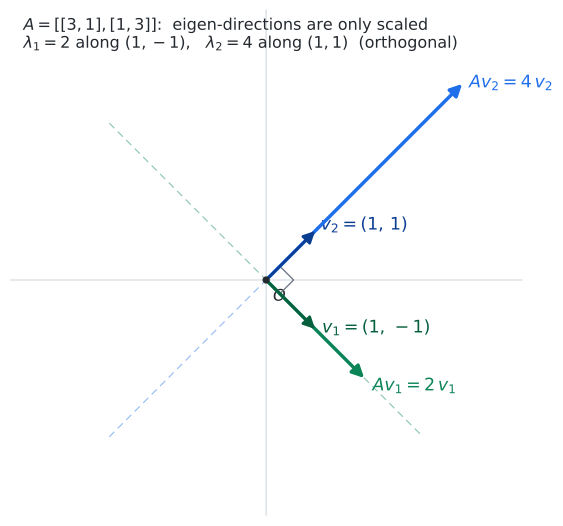

The script that saved this image:
#!/usr/bin/env python3
"""Static figure for 07강 4기 13강 — the symmetric matrix A = [[3,1],[1,3]]
acts on its two orthogonal eigenvectors by simple scaling (lecture §4).

Eigenvalues 2 and 4 with eigenvectors (1,-1) and (1,1): A only stretches
each eigen-direction by its eigenvalue, leaving the direction unchanged.
Renders next to itself as an SVG embedded by the note.

Reproduce:
  uv run --with matplotlib --with numpy python eigvec-symmetric-scaling-04-season-13-04.py
"""
from pathlib import Path
import numpy as np
import matplotlib.pyplot as plt
from matplotlib.patches import FancyArrowPatch

OUT = Path(__file__).with_suffix(".svg")

A = np.array([[3.0, 1.0], [1.0, 3.0]])

# eigen-pairs (verified): lambda=2 -> (1,-1), lambda=4 -> (1,1)
v2 = np.array([1.0, -1.0])
v4 = np.array([1.0, 1.0])
lam2, lam4 = 2.0, 4.0

# unit eigenvectors and their images under A (= lambda * unit eigenvector)
u2 = v2 / np.linalg.norm(v2)
u4 = v4 / np.linalg.norm(v4)
Au2 = A @ u2
Au4 = A @ u4
assert np.allclose(Au2, lam2 * u2) and np.allclose(Au4, lam4 * u4)

fig, ax = plt.subplots(figsize=(6.2, 5.6))


def arrow(p0, p1, color, lw=2.4, ls="-", scale=18, z=5):
    ax.add_patch(FancyArrowPatch(p0, p1, arrowstyle="-|>", mutation_scale=scale,
                                 lw=lw, color=color, ls=ls, shrinkA=0, shrinkB=0,
                                 zorder=z))


# eigen-axes (the parallelogram basis the matrix prefers), drawn faintly
for u, col in [(u2, "#0b8457"), (u4, "#1f6feb")]:
    t = np.linspace(-3.2, 3.2, 2)
    ax.plot(t * u[0], t * u[1], color=col, lw=0.9, ls=(0, (6, 4)),
            alpha=0.45, zorder=1)

# image arrows A v (long), then the unit eigenvectors v on top (short)
arrow((0, 0), Au4, "#1f6feb", lw=2.6)           # A on lambda=4 direction
arrow((0, 0), Au2, "#0b8457", lw=2.6)           # A on lambda=2 direction
arrow((0, 0), u4, "#0b3d91", lw=2.0)            # eigenvector v4 (unit)
arrow((0, 0), u2, "#06603d", lw=2.0)            # eigenvector v2 (unit)

# right-angle marker at origin between the two orthogonal eigenvectors
d1 = u2 * 0.28
d2 = u4 * 0.28
sq = np.array([d1, d1 + d2, d2])
ax.plot(sq[:, 0], sq[:, 1], color="#6e7781", lw=1.0, zorder=4)

# labels
ax.text(u4[0] + 0.08, u4[1] + 0.02, r"$v_2=(1,\,1)$",
        color="#0b3d91", fontsize=13)
ax.text(Au4[0] + 0.10, Au4[1] - 0.05, r"$A v_2 = 4\,v_2$",
        color="#1f6feb", fontsize=13, weight="bold")
ax.text(u2[0] + 0.10, u2[1] - 0.05, r"$v_1=(1,\,-1)$",
        color="#06603d", fontsize=13)
ax.text(Au2[0] + 0.12, Au2[1] - 0.18, r"$A v_1 = 2\,v_1$",
        color="#0b8457", fontsize=13, weight="bold")

ax.text(-3.5, 3.35,
        r"$A=[[3,1],[1,3]]$:  eigen-directions are only scaled"
        "\n" r"$\lambda_1=2$ along $(1,-1)$,   $\lambda_2=4$ along $(1,1)$  (orthogonal)",
        fontsize=12, color="#24292f")

ax.scatter([0], [0], s=20, color="#24292f", zorder=6)
ax.text(0.10, -0.30, r"$O$", fontsize=12, color="#24292f")

ax.set_xlim(-3.7, 3.7)
ax.set_ylim(-3.4, 3.9)
ax.set_aspect("equal")
ax.axhline(0, color="#d0d7de", lw=0.8, zorder=0)
ax.axvline(0, color="#d0d7de", lw=0.8, zorder=0)
ax.set_xticks([]); ax.set_yticks([])
for s in ax.spines.values():
    s.set_visible(False)
fig.tight_layout()
fig.savefig(OUT, format="svg", bbox_inches="tight")
print(f"wrote {OUT}")
print(f"  lambda=2 eigvec (1,-1): A@u = {Au2}, 2*u = {lam2*u2}")
print(f"  lambda=4 eigvec (1, 1): A@u = {Au4}, 4*u = {lam4*u4}")
print(f"  orthogonal? u1.u2 = {u2 @ u4:.3f}")
